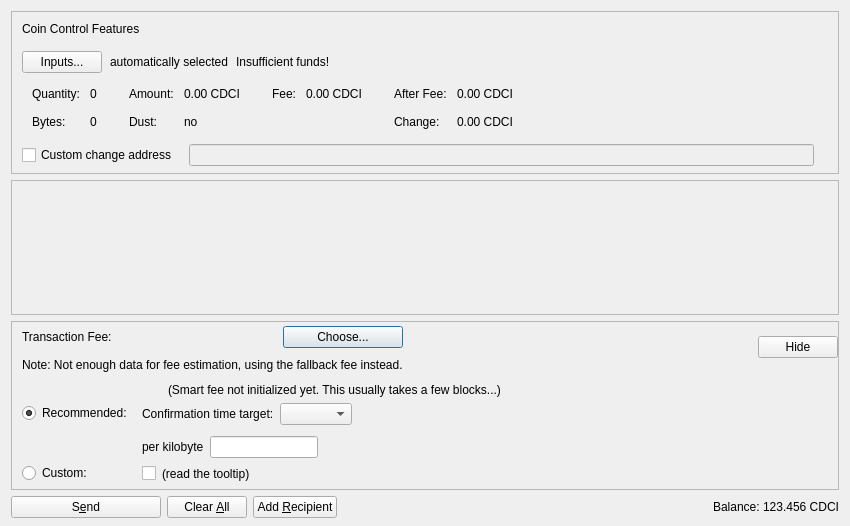
<?xml version="1.0" encoding="UTF-8"?>
<ui version="4.0">
 <class>SendCoinsDialog</class>
 <widget class="QDialog" name="SendCoinsDialog">
  <property name="geometry">
   <rect>
    <x>0</x>
    <y>0</y>
    <width>850</width>
    <height>526</height>
   </rect>
  </property>
  <property name="windowTitle">
   <string>Send Coins</string>
  </property>
  <layout class="QVBoxLayout" name="verticalLayout" stretch="0,1,0,0">
   <property name="bottomMargin">
    <number>8</number>
   </property>
   <item>
    <widget class="QFrame" name="frameCoinControl">
     <property name="sizePolicy">
      <sizepolicy hsizetype="Expanding" vsizetype="Expanding">
       <horstretch>0</horstretch>
       <verstretch>0</verstretch>
      </sizepolicy>
     </property>
     <property name="maximumSize">
      <size>
       <width>16777215</width>
       <height>16777215</height>
      </size>
     </property>
     <property name="frameShape">
      <enum>QFrame::StyledPanel</enum>
     </property>
     <property name="frameShadow">
      <enum>QFrame::Sunken</enum>
     </property>
     <layout class="QVBoxLayout" name="verticalLayoutCoinControl2">
      <property name="spacing">
       <number>0</number>
      </property>
      <property name="leftMargin">
       <number>0</number>
      </property>
      <property name="topMargin">
       <number>0</number>
      </property>
      <property name="rightMargin">
       <number>0</number>
      </property>
      <property name="bottomMargin">
       <number>6</number>
      </property>
      <item>
       <layout class="QVBoxLayout" name="verticalLayoutCoinControl" stretch="0,0,0,0,1">
        <property name="spacing">
         <number>0</number>
        </property>
        <property name="leftMargin">
         <number>10</number>
        </property>
        <property name="topMargin">
         <number>10</number>
        </property>
        <item>
         <layout class="QHBoxLayout" name="horizontalLayoutCoinControl1">
          <property name="bottomMargin">
           <number>15</number>
          </property>
          <item>
           <widget class="QLabel" name="labelCoinControlFeatures">
            <property name="sizePolicy">
             <sizepolicy hsizetype="Preferred" vsizetype="Maximum">
              <horstretch>0</horstretch>
              <verstretch>0</verstretch>
             </sizepolicy>
            </property>
            <property name="text">
             <string>Coin Control Features</string>
            </property>
           </widget>
          </item>
         </layout>
        </item>
        <item>
         <layout class="QHBoxLayout" name="horizontalLayoutCoinControl2" stretch="0,0,0,0">
          <property name="spacing">
           <number>8</number>
          </property>
          <property name="bottomMargin">
           <number>10</number>
          </property>
          <item>
           <widget class="QPushButton" name="pushButtonCoinControl">
            <property name="styleSheet">
             <string notr="true"/>
            </property>
            <property name="text">
             <string>Inputs...</string>
            </property>
            <property name="autoDefault">
             <bool>false</bool>
            </property>
           </widget>
          </item>
          <item>
           <widget class="QLabel" name="labelCoinControlAutomaticallySelected">
            <property name="text">
             <string>automatically selected</string>
            </property>
            <property name="margin">
             <number>5</number>
            </property>
           </widget>
          </item>
          <item>
           <widget class="QLabel" name="labelCoinControlInsuffFunds">
            <property name="text">
             <string>Insufficient funds!</string>
            </property>
            <property name="margin">
             <number>5</number>
            </property>
           </widget>
          </item>
          <item>
           <spacer name="horizontalSpacerCoinControl">
            <property name="orientation">
             <enum>Qt::Horizontal</enum>
            </property>
            <property name="sizeHint" stdset="0">
             <size>
              <width>40</width>
              <height>1</height>
             </size>
            </property>
           </spacer>
          </item>
         </layout>
        </item>
        <item>
         <widget class="QWidget" name="widgetCoinControl" native="true">
          <property name="sizePolicy">
           <sizepolicy hsizetype="Preferred" vsizetype="Preferred">
            <horstretch>0</horstretch>
            <verstretch>0</verstretch>
           </sizepolicy>
          </property>
          <property name="minimumSize">
           <size>
            <width>0</width>
            <height>0</height>
           </size>
          </property>
          <property name="styleSheet">
           <string notr="true"/>
          </property>
          <layout class="QHBoxLayout" name="horizontalLayoutCoinControl5">
           <property name="leftMargin">
            <number>0</number>
           </property>
           <property name="topMargin">
            <number>0</number>
           </property>
           <property name="rightMargin">
            <number>0</number>
           </property>
           <property name="bottomMargin">
            <number>0</number>
           </property>
           <item>
            <layout class="QHBoxLayout" name="horizontalLayoutCoinControl3" stretch="0,0,0,1">
             <property name="spacing">
              <number>20</number>
             </property>
             <property name="topMargin">
              <number>0</number>
             </property>
             <property name="bottomMargin">
              <number>10</number>
             </property>
             <item>
              <layout class="QFormLayout" name="formLayoutCoinControl1">
               <property name="horizontalSpacing">
                <number>10</number>
               </property>
               <property name="verticalSpacing">
                <number>14</number>
               </property>
               <property name="leftMargin">
                <number>10</number>
               </property>
               <property name="topMargin">
                <number>4</number>
               </property>
               <property name="rightMargin">
                <number>6</number>
               </property>
               <item row="0" column="0">
                <widget class="QLabel" name="labelCoinControlQuantityText">
                 <property name="text">
                  <string>Quantity:</string>
                 </property>
                 <property name="margin">
                  <number>0</number>
                 </property>
                </widget>
               </item>
               <item row="0" column="1">
                <widget class="QLabel" name="labelCoinControlQuantity">
                 <property name="cursor">
                  <cursorShape>IBeamCursor</cursorShape>
                 </property>
                 <property name="contextMenuPolicy">
                  <enum>Qt::ActionsContextMenu</enum>
                 </property>
                 <property name="text">
                  <string notr="true">0</string>
                 </property>
                 <property name="margin">
                  <number>0</number>
                 </property>
                 <property name="textInteractionFlags">
                  <set>Qt::LinksAccessibleByMouse|Qt::TextSelectableByKeyboard|Qt::TextSelectableByMouse</set>
                 </property>
                </widget>
               </item>
               <item row="1" column="0">
                <widget class="QLabel" name="labelCoinControlBytesText">
                 <property name="text">
                  <string>Bytes:</string>
                 </property>
                </widget>
               </item>
               <item row="1" column="1">
                <widget class="QLabel" name="labelCoinControlBytes">
                 <property name="cursor">
                  <cursorShape>IBeamCursor</cursorShape>
                 </property>
                 <property name="contextMenuPolicy">
                  <enum>Qt::ActionsContextMenu</enum>
                 </property>
                 <property name="text">
                  <string notr="true">0</string>
                 </property>
                 <property name="textInteractionFlags">
                  <set>Qt::LinksAccessibleByMouse|Qt::TextSelectableByKeyboard|Qt::TextSelectableByMouse</set>
                 </property>
                </widget>
               </item>
              </layout>
             </item>
             <item>
              <layout class="QFormLayout" name="formLayoutCoinControl2">
               <property name="horizontalSpacing">
                <number>10</number>
               </property>
               <property name="verticalSpacing">
                <number>14</number>
               </property>
               <property name="leftMargin">
                <number>6</number>
               </property>
               <property name="topMargin">
                <number>4</number>
               </property>
               <property name="rightMargin">
                <number>6</number>
               </property>
               <item row="0" column="0">
                <widget class="QLabel" name="labelCoinControlAmountText">
                 <property name="text">
                  <string>Amount:</string>
                 </property>
                 <property name="margin">
                  <number>0</number>
                 </property>
                </widget>
               </item>
               <item row="0" column="1">
                <widget class="QLabel" name="labelCoinControlAmount">
                 <property name="cursor">
                  <cursorShape>IBeamCursor</cursorShape>
                 </property>
                 <property name="contextMenuPolicy">
                  <enum>Qt::ActionsContextMenu</enum>
                 </property>
                 <property name="text">
                  <string notr="true">0.00 CDCI</string>
                 </property>
                 <property name="textInteractionFlags">
                  <set>Qt::LinksAccessibleByMouse|Qt::TextSelectableByKeyboard|Qt::TextSelectableByMouse</set>
                 </property>
                </widget>
               </item>
               <item row="1" column="0">
                <widget class="QLabel" name="labelCoinControlLowOutputText">
                 <property name="text">
                  <string>Dust:</string>
                 </property>
                </widget>
               </item>
               <item row="1" column="1">
                <widget class="QLabel" name="labelCoinControlLowOutput">
                 <property name="cursor">
                  <cursorShape>IBeamCursor</cursorShape>
                 </property>
                 <property name="contextMenuPolicy">
                  <enum>Qt::ActionsContextMenu</enum>
                 </property>
                 <property name="text">
                  <string notr="true">no</string>
                 </property>
                 <property name="textInteractionFlags">
                  <set>Qt::LinksAccessibleByMouse|Qt::TextSelectableByKeyboard|Qt::TextSelectableByMouse</set>
                 </property>
                </widget>
               </item>
              </layout>
             </item>
             <item>
              <layout class="QFormLayout" name="formLayoutCoinControl3">
               <property name="horizontalSpacing">
                <number>10</number>
               </property>
               <property name="verticalSpacing">
                <number>14</number>
               </property>
               <property name="leftMargin">
                <number>6</number>
               </property>
               <property name="topMargin">
                <number>4</number>
               </property>
               <property name="rightMargin">
                <number>6</number>
               </property>
               <item row="0" column="0">
                <widget class="QLabel" name="labelCoinControlFeeText">
                 <property name="text">
                  <string>Fee:</string>
                 </property>
                 <property name="margin">
                  <number>0</number>
                 </property>
                </widget>
               </item>
               <item row="0" column="1">
                <widget class="QLabel" name="labelCoinControlFee">
                 <property name="cursor">
                  <cursorShape>IBeamCursor</cursorShape>
                 </property>
                 <property name="contextMenuPolicy">
                  <enum>Qt::ActionsContextMenu</enum>
                 </property>
                 <property name="text">
                  <string notr="true">0.00 CDCI</string>
                 </property>
                 <property name="textInteractionFlags">
                  <set>Qt::LinksAccessibleByMouse|Qt::TextSelectableByKeyboard|Qt::TextSelectableByMouse</set>
                 </property>
                </widget>
               </item>
              </layout>
             </item>
             <item>
              <layout class="QFormLayout" name="formLayoutCoinControl4">
               <property name="horizontalSpacing">
                <number>10</number>
               </property>
               <property name="verticalSpacing">
                <number>14</number>
               </property>
               <property name="leftMargin">
                <number>6</number>
               </property>
               <property name="topMargin">
                <number>4</number>
               </property>
               <property name="rightMargin">
                <number>6</number>
               </property>
               <item row="0" column="0">
                <widget class="QLabel" name="labelCoinControlAfterFeeText">
                 <property name="text">
                  <string>After Fee:</string>
                 </property>
                 <property name="margin">
                  <number>0</number>
                 </property>
                </widget>
               </item>
               <item row="0" column="1">
                <widget class="QLabel" name="labelCoinControlAfterFee">
                 <property name="cursor">
                  <cursorShape>IBeamCursor</cursorShape>
                 </property>
                 <property name="contextMenuPolicy">
                  <enum>Qt::ActionsContextMenu</enum>
                 </property>
                 <property name="text">
                  <string notr="true">0.00 CDCI</string>
                 </property>
                 <property name="textInteractionFlags">
                  <set>Qt::LinksAccessibleByMouse|Qt::TextSelectableByKeyboard|Qt::TextSelectableByMouse</set>
                 </property>
                </widget>
               </item>
               <item row="1" column="0">
                <widget class="QLabel" name="labelCoinControlChangeText">
                 <property name="text">
                  <string>Change:</string>
                 </property>
                </widget>
               </item>
               <item row="1" column="1">
                <widget class="QLabel" name="labelCoinControlChange">
                 <property name="cursor">
                  <cursorShape>IBeamCursor</cursorShape>
                 </property>
                 <property name="contextMenuPolicy">
                  <enum>Qt::ActionsContextMenu</enum>
                 </property>
                 <property name="text">
                  <string notr="true">0.00 CDCI</string>
                 </property>
                 <property name="textInteractionFlags">
                  <set>Qt::LinksAccessibleByMouse|Qt::TextSelectableByKeyboard|Qt::TextSelectableByMouse</set>
                 </property>
                </widget>
               </item>
              </layout>
             </item>
            </layout>
           </item>
          </layout>
         </widget>
        </item>
        <item>
         <layout class="QHBoxLayout" name="horizontalLayoutCoinControl4" stretch="0,0,0">
          <property name="spacing">
           <number>12</number>
          </property>
          <property name="sizeConstraint">
           <enum>QLayout::SetDefaultConstraint</enum>
          </property>
          <property name="topMargin">
           <number>5</number>
          </property>
          <property name="rightMargin">
           <number>5</number>
          </property>
          <item>
           <widget class="QCheckBox" name="checkBoxCoinControlChange">
            <property name="toolTip">
             <string>If this is activated, but the change address is empty or invalid, change will be sent to a newly generated address.</string>
            </property>
            <property name="text">
             <string>Custom change address</string>
            </property>
           </widget>
          </item>
          <item>
           <widget class="QValidatedLineEdit" name="lineEditCoinControlChange">
            <property name="enabled">
             <bool>false</bool>
            </property>
            <property name="sizePolicy">
             <sizepolicy hsizetype="Expanding" vsizetype="Fixed">
              <horstretch>0</horstretch>
              <verstretch>0</verstretch>
             </sizepolicy>
            </property>
           </widget>
          </item>
          <item>
           <widget class="QLabel" name="labelCoinControlChangeLabel">
            <property name="sizePolicy">
             <sizepolicy hsizetype="Preferred" vsizetype="Expanding">
              <horstretch>0</horstretch>
              <verstretch>0</verstretch>
             </sizepolicy>
            </property>
            <property name="minimumSize">
             <size>
              <width>0</width>
              <height>0</height>
             </size>
            </property>
            <property name="text">
             <string/>
            </property>
            <property name="margin">
             <number>3</number>
            </property>
           </widget>
          </item>
         </layout>
        </item>
        <item>
         <spacer name="verticalSpacerCoinControl">
          <property name="orientation">
           <enum>Qt::Vertical</enum>
          </property>
          <property name="sizeHint" stdset="0">
           <size>
            <width>800</width>
            <height>1</height>
           </size>
          </property>
         </spacer>
        </item>
       </layout>
      </item>
     </layout>
    </widget>
   </item>
   <item>
    <widget class="QScrollArea" name="scrollArea">
     <property name="widgetResizable">
      <bool>true</bool>
     </property>
     <widget class="QWidget" name="scrollAreaWidgetContents">
      <property name="geometry">
       <rect>
        <x>0</x>
        <y>0</y>
        <width>830</width>
        <height>104</height>
       </rect>
      </property>
      <layout class="QVBoxLayout" name="verticalLayout_2" stretch="0,1">
       <property name="leftMargin">
        <number>0</number>
       </property>
       <property name="topMargin">
        <number>0</number>
       </property>
       <property name="rightMargin">
        <number>0</number>
       </property>
       <property name="bottomMargin">
        <number>0</number>
       </property>
       <item>
        <layout class="QVBoxLayout" name="entries">
         <property name="spacing">
          <number>6</number>
         </property>
        </layout>
       </item>
       <item>
        <spacer name="verticalSpacer">
         <property name="orientation">
          <enum>Qt::Vertical</enum>
         </property>
         <property name="sizeHint" stdset="0">
          <size>
           <width>20</width>
           <height>40</height>
          </size>
         </property>
        </spacer>
       </item>
      </layout>
     </widget>
    </widget>
   </item>
   <item>
    <widget class="QFrame" name="frameFee">
     <property name="sizePolicy">
      <sizepolicy hsizetype="Expanding" vsizetype="Expanding">
       <horstretch>0</horstretch>
       <verstretch>0</verstretch>
      </sizepolicy>
     </property>
     <property name="maximumSize">
      <size>
       <width>16777215</width>
       <height>16777215</height>
      </size>
     </property>
     <property name="frameShape">
      <enum>QFrame::StyledPanel</enum>
     </property>
     <property name="frameShadow">
      <enum>QFrame::Sunken</enum>
     </property>
     <layout class="QVBoxLayout" name="verticalLayoutFee1">
      <property name="spacing">
       <number>0</number>
      </property>
      <property name="leftMargin">
       <number>0</number>
      </property>
      <property name="topMargin">
       <number>0</number>
      </property>
      <property name="rightMargin">
       <number>0</number>
      </property>
      <property name="bottomMargin">
       <number>0</number>
      </property>
      <item>
       <layout class="QVBoxLayout" name="verticalLayoutFee2" stretch="0,0,0">
        <property name="spacing">
         <number>0</number>
        </property>
        <property name="leftMargin">
         <number>10</number>
        </property>
        <property name="topMargin">
         <number>0</number>
        </property>
        <item>
         <layout class="QHBoxLayout" name="horizontalLayoutFee1">
          <property name="bottomMargin">
           <number>0</number>
          </property>
          <item>
           <layout class="QVBoxLayout" name="verticalLayoutFee7">
            <property name="spacing">
             <number>0</number>
            </property>
            <item>
             <spacer name="verticalSpacerSmartFee">
              <property name="orientation">
               <enum>Qt::Vertical</enum>
              </property>
              <property name="sizeType">
               <enum>QSizePolicy::Fixed</enum>
              </property>
              <property name="sizeHint" stdset="0">
               <size>
                <width>1</width>
                <height>4</height>
               </size>
              </property>
             </spacer>
            </item>
            <item>
             <layout class="QHBoxLayout" name="horizontalLayoutSmartFee">
              <property name="spacing">
               <number>10</number>
              </property>
              <item>
               <widget class="QLabel" name="labelFeeHeadline">
                <property name="sizePolicy">
                 <sizepolicy hsizetype="Preferred" vsizetype="Maximum">
                  <horstretch>0</horstretch>
                  <verstretch>0</verstretch>
                 </sizepolicy>
                </property>
                <property name="text">
                 <string>Transaction Fee:</string>
                </property>
               </widget>
              </item>
              <item>
               <widget class="QLabel" name="labelFeeMinimized">
                <property name="text">
                 <string/>
                </property>
               </widget>
              </item>
              <item>
               <widget class="QPushButton" name="buttonChooseFee">
                <property name="text">
                 <string>Choose...</string>
                </property>
               </widget>
              </item>
             </layout>
            </item>
            <item>
             <spacer name="verticalSpacer_7">
              <property name="orientation">
               <enum>Qt::Vertical</enum>
              </property>
              <property name="sizeHint" stdset="0">
               <size>
                <width>1</width>
                <height>10</height>
               </size>
              </property>
             </spacer>
            </item>
            <item>
             <widget class="QLabel" name="fallbackFeeWarningLabel">
              <property name="toolTip">
               <string>Using the fallbackfee can result in sending a transaction that will take several hours or days (or never) to confirm. Consider choosing your fee manually or wait until you have validated the complete chain.</string>
              </property>
              <property name="text">
               <string>Note: Not enough data for fee estimation, using the fallback fee instead.</string>
              </property>
              <property name="wordWrap">
               <bool>false</bool>
              </property>
             </widget>
            </item>
            <item>
             <spacer name="verticalSpacer_5">
              <property name="orientation">
               <enum>Qt::Vertical</enum>
              </property>
              <property name="sizeHint" stdset="0">
               <size>
                <width>1</width>
                <height>1</height>
               </size>
              </property>
             </spacer>
            </item>
           </layout>
          </item>
          <item>
           <spacer name="horizontalSpacer_4">
            <property name="orientation">
             <enum>Qt::Horizontal</enum>
            </property>
            <property name="sizeHint" stdset="0">
             <size>
              <width>1</width>
              <height>1</height>
             </size>
            </property>
           </spacer>
          </item>
          <item>
           <widget class="QPushButton" name="buttonMinimizeFee">
            <property name="toolTip">
             <string>collapse fee-settings</string>
            </property>
            <property name="text">
             <string>Hide</string>
            </property>
           </widget>
          </item>
         </layout>
        </item>
        <item>
         <widget class="QFrame" name="frameFeeSelection">
          <layout class="QVBoxLayout" name="verticalLayoutFee12">
           <property name="spacing">
            <number>0</number>
           </property>
           <property name="leftMargin">
            <number>0</number>
           </property>
           <property name="topMargin">
            <number>0</number>
           </property>
           <property name="rightMargin">
            <number>0</number>
           </property>
           <property name="bottomMargin">
            <number>0</number>
           </property>
           <item>
            <layout class="QGridLayout" name="gridLayoutFee">
             <property name="topMargin">
              <number>10</number>
             </property>
             <property name="bottomMargin">
              <number>4</number>
             </property>
             <property name="horizontalSpacing">
              <number>10</number>
             </property>
             <property name="verticalSpacing">
              <number>4</number>
             </property>
             <item row="1" column="1">
              <layout class="QVBoxLayout" name="verticalLayoutFee8">
               <property name="spacing">
                <number>6</number>
               </property>
               <property name="topMargin">
                <number>3</number>
               </property>
               <item>
                <layout class="QHBoxLayout" name="horizontalLayoutFee13" stretch="0,0,1">
                 <item>
                  <widget class="QLabel" name="labelCustomPerKilobyte">
                   <property name="toolTip">
                    <string>If the custom fee is set to 1000 Ciunit and the transaction is only 250 bytes, then &quot;per kilobyte&quot; only pays 250 Ciunit in fee,&lt;br /&gt;while &quot;at least&quot; pays 1000 Ciunit. For transactions bigger than a kilobyte both pay by kilobyte.</string>
                   </property>
                   <property name="text">
                    <string>per kilobyte</string>
                   </property>
                  </widget>
                 </item>
                 <item>
                  <widget class="BitcoinAmountField" name="customFee"/>
                 </item>
                 <item>
                  <spacer name="horizontalSpacer_6">
                   <property name="orientation">
                    <enum>Qt::Horizontal</enum>
                   </property>
                   <property name="sizeHint" stdset="0">
                    <size>
                     <width>1</width>
                     <height>1</height>
                    </size>
                   </property>
                  </spacer>
                 </item>
                </layout>
               </item>
               <item>
                <layout class="QHBoxLayout" name="horizontalLayoutFee8">
                 <item>
                  <widget class="QCheckBox" name="checkBoxMinimumFee">
                   <property name="toolTip">
                    <string>Paying only the minimum fee is just fine as long as there is less transaction volume than space in the blocks.&lt;br /&gt;But be aware that this can end up in a never confirming transaction once there is more demand for centraldatabase transactions than the network can process.</string>
                   </property>
                   <property name="text">
                    <string/>
                   </property>
                  </widget>
                 </item>
                 <item>
                  <widget class="QLabel" name="labelMinFeeWarning">
                   <property name="enabled">
                    <bool>true</bool>
                   </property>
                   <property name="toolTip">
                    <string>Paying only the minimum fee is just fine as long as there is less transaction volume than space in the blocks.&lt;br /&gt;But be aware that this can end up in a never confirming transaction once there is more demand for centraldatabase transactions than the network can process.</string>
                   </property>
                   <property name="text">
                    <string>(read the tooltip)</string>
                   </property>
                   <property name="margin">
                    <number>5</number>
                   </property>
                  </widget>
                 </item>
                 <item>
                  <spacer name="horizontalSpacer_2">
                   <property name="orientation">
                    <enum>Qt::Horizontal</enum>
                   </property>
                   <property name="sizeHint" stdset="0">
                    <size>
                     <width>1</width>
                     <height>1</height>
                    </size>
                   </property>
                  </spacer>
                 </item>
                </layout>
               </item>
              </layout>
             </item>
             <item row="0" column="0">
              <layout class="QVBoxLayout" name="verticalLayoutFee4" stretch="0,1">
               <property name="topMargin">
                <number>20</number>
               </property>
               <property name="bottomMargin">
                <number>3</number>
               </property>
               <item>
                <widget class="QRadioButton" name="radioSmartFee">
                 <property name="text">
                  <string>Recommended:</string>
                 </property>
                 <property name="checked">
                  <bool>true</bool>
                 </property>
                 <attribute name="buttonGroup">
                  <string notr="true">groupFee</string>
                 </attribute>
                </widget>
               </item>
               <item>
                <spacer name="verticalSpacer_2">
                 <property name="orientation">
                  <enum>Qt::Vertical</enum>
                 </property>
                 <property name="sizeHint" stdset="0">
                  <size>
                   <width>1</width>
                   <height>1</height>
                  </size>
                 </property>
                </spacer>
               </item>
              </layout>
             </item>
             <item row="1" column="0">
              <layout class="QVBoxLayout" name="verticalLayoutFee9" stretch="0,1">
               <property name="topMargin">
                <number>30</number>
               </property>
               <item>
                <widget class="QRadioButton" name="radioCustomFee">
                 <property name="text">
                  <string>Custom:</string>
                 </property>
                 <attribute name="buttonGroup">
                  <string notr="true">groupFee</string>
                 </attribute>
                </widget>
               </item>
               <item>
                <spacer name="verticalSpacer_6">
                 <property name="orientation">
                  <enum>Qt::Vertical</enum>
                 </property>
                 <property name="sizeHint" stdset="0">
                  <size>
                   <width>1</width>
                   <height>1</height>
                  </size>
                 </property>
                </spacer>
               </item>
              </layout>
             </item>
             <item row="0" column="1">
              <layout class="QVBoxLayout" name="verticalLayoutFee3" stretch="0,0,1">
               <property name="spacing">
                <number>6</number>
               </property>
               <property name="topMargin">
                <number>0</number>
               </property>
               <property name="bottomMargin">
                <number>3</number>
               </property>
               <item>
                <layout class="QHBoxLayout" name="horizontalLayoutFee12">
                 <item>
                  <widget class="QLabel" name="labelSmartFee">
                   <property name="text">
                    <string/>
                   </property>
                   <property name="margin">
                    <number>2</number>
                   </property>
                  </widget>
                 </item>
                 <item>
                  <widget class="QLabel" name="labelFeeEstimation">
                   <property name="text">
                    <string/>
                   </property>
                  </widget>
                 </item>
                 <item>
                  <widget class="QLabel" name="labelSmartFee2">
                   <property name="text">
                    <string>(Smart fee not initialized yet. This usually takes a few blocks...)</string>
                   </property>
                   <property name="margin">
                    <number>2</number>
                   </property>
                  </widget>
                 </item>
                 <item>
                  <spacer name="horizontalSpacer_5">
                   <property name="orientation">
                    <enum>Qt::Horizontal</enum>
                   </property>
                   <property name="sizeHint" stdset="0">
                    <size>
                     <width>1</width>
                     <height>1</height>
                    </size>
                   </property>
                  </spacer>
                 </item>
                </layout>
               </item>
               <item>
                <layout class="QHBoxLayout" name="horizontalLayoutFee9">
                 <item>
                  <layout class="QVBoxLayout" name="verticalLayoutFee6">
                   <item>
                    <widget class="QLabel" name="labelSmartFee3">
                     <property name="text">
                      <string>Confirmation time target:</string>
                     </property>
                     <property name="margin">
                      <number>2</number>
                     </property>
                    </widget>
                   </item>
                  </layout>
                 </item>
                 <item>
                  <layout class="QVBoxLayout" name="verticalLayoutFee5">
                   <property name="rightMargin">
                    <number>30</number>
                   </property>
                   <item>
                    <layout class="QHBoxLayout" name="horizontalLayoutConfTarget">
                     <property name="bottomMargin">
                      <number>0</number>
                     </property>
                     <item>
                      <widget class="QComboBox" name="confTargetSelector"/>
                     </item>
                     <item>
                      <spacer name="horizontalSpacerConfTarget">
                       <property name="orientation">
                        <enum>Qt::Horizontal</enum>
                       </property>
                       <property name="sizeHint" stdset="0">
                        <size>
                         <width>40</width>
                         <height>20</height>
                        </size>
                       </property>
                      </spacer>
                     </item>
                    </layout>
                   </item>
                  </layout>
                 </item>
                </layout>
               </item>
               <item>
                <spacer name="verticalSpacer_4">
                 <property name="orientation">
                  <enum>Qt::Vertical</enum>
                 </property>
                 <property name="sizeHint" stdset="0">
                  <size>
                   <width>1</width>
                   <height>1</height>
                  </size>
                 </property>
                </spacer>
               </item>
              </layout>
             </item>
            </layout>
           </item>
          </layout>
         </widget>
        </item>
        <item>
         <spacer name="verticalSpacerFee">
          <property name="orientation">
           <enum>Qt::Vertical</enum>
          </property>
          <property name="sizeHint" stdset="0">
           <size>
            <width>800</width>
            <height>1</height>
           </size>
          </property>
         </spacer>
        </item>
       </layout>
      </item>
     </layout>
    </widget>
   </item>
   <item>
    <layout class="QHBoxLayout" name="horizontalLayout">
     <item>
      <widget class="QPushButton" name="sendButton">
       <property name="minimumSize">
        <size>
         <width>150</width>
         <height>0</height>
        </size>
       </property>
       <property name="toolTip">
        <string>Confirm the send action</string>
       </property>
       <property name="text">
        <string>S&amp;end</string>
       </property>
       <property name="autoDefault">
        <bool>false</bool>
       </property>
       <property name="default">
        <bool>false</bool>
       </property>
      </widget>
     </item>
     <item>
      <widget class="QPushButton" name="clearButton">
       <property name="sizePolicy">
        <sizepolicy hsizetype="Minimum" vsizetype="Fixed">
         <horstretch>0</horstretch>
         <verstretch>0</verstretch>
        </sizepolicy>
       </property>
       <property name="toolTip">
        <string>Clear all fields of the form.</string>
       </property>
       <property name="text">
        <string>Clear &amp;All</string>
       </property>
       <property name="autoDefault">
        <bool>false</bool>
       </property>
      </widget>
     </item>
     <item>
      <widget class="QPushButton" name="addButton">
       <property name="toolTip">
        <string>Send to multiple recipients at once</string>
       </property>
       <property name="text">
        <string>Add &amp;Recipient</string>
       </property>
       <property name="autoDefault">
        <bool>false</bool>
       </property>
      </widget>
     </item>
     <item>
      <spacer name="horizontalSpacer">
       <property name="orientation">
        <enum>Qt::Horizontal</enum>
       </property>
       <property name="sizeHint" stdset="0">
        <size>
         <width>40</width>
         <height>20</height>
        </size>
       </property>
      </spacer>
     </item>
     <item>
      <layout class="QHBoxLayout" name="horizontalLayout_2">
       <property name="spacing">
        <number>3</number>
       </property>
       <item>
        <widget class="QLabel" name="labelBalanceText">
         <property name="text">
          <string>Balance:</string>
         </property>
        </widget>
       </item>
       <item>
        <widget class="QLabel" name="labelBalance">
         <property name="sizePolicy">
          <sizepolicy hsizetype="Preferred" vsizetype="Preferred">
           <horstretch>0</horstretch>
           <verstretch>0</verstretch>
          </sizepolicy>
         </property>
         <property name="cursor">
          <cursorShape>IBeamCursor</cursorShape>
         </property>
         <property name="text">
          <string notr="true">123.456 CDCI</string>
         </property>
         <property name="textInteractionFlags">
          <set>Qt::LinksAccessibleByMouse|Qt::TextSelectableByKeyboard|Qt::TextSelectableByMouse</set>
         </property>
        </widget>
       </item>
      </layout>
     </item>
    </layout>
   </item>
  </layout>
 </widget>
 <customwidgets>
  <customwidget>
   <class>QValidatedLineEdit</class>
   <extends>QLineEdit</extends>
   <header>qt/qvalidatedlineedit.h</header>
  </customwidget>
  <customwidget>
   <class>BitcoinAmountField</class>
   <extends>QLineEdit</extends>
   <header>qt/bitcoinamountfield.h</header>
   <container>1</container>
  </customwidget>
 </customwidgets>
 <resources>
  <include location="../centraldatabase.qrc"/>
 </resources>
 <connections/>
 <buttongroups>
  <buttongroup name="groupFee"/>
 </buttongroups>
</ui>
